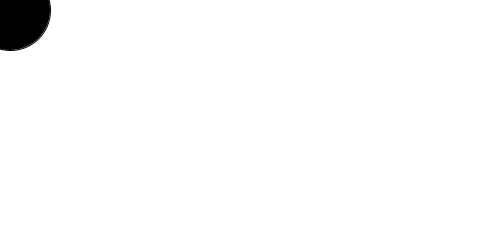
Frame 1 (no input)
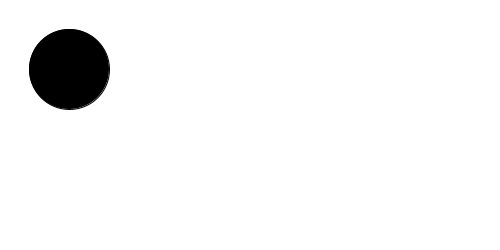
Frame 60 (the mouse pressed at the canvas centre just before this capture)
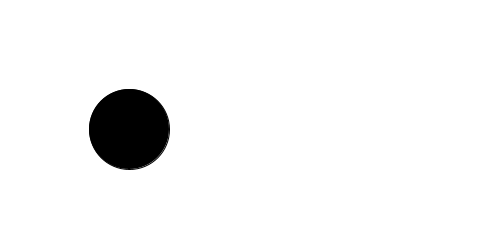
Frame 120 (the mouse held since frame 60 and released just before this capture)

The Processing sketch that drew these frames (run headless with seeded random() and noise(); from frame 60 on, the mouse is pressed at the canvas centre):

// Processing sketch: processing_105664
// ── processing_105664.pde

void setup(){
size(500,250);
background(255);
}
int a=10;
int b=10;
void draw(){
  background(255);
  fill(0,0,0);
  ellipse(a,b,80,80);
   a++;
   b++;
   
}
